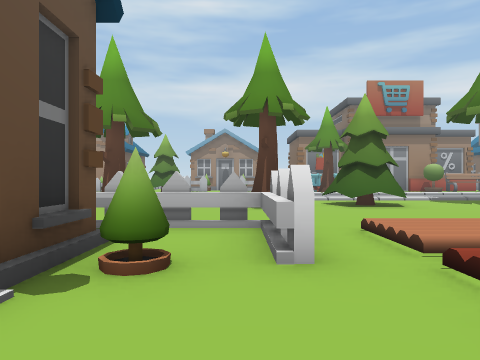
view 1 (above)

24 first-person views from a walk through a scene from a Unity 3-D project. The camera is 1.4 m above the floor, looks level and sees 70° across. The floor is counted in squares, 2 m on a side. Each view is taken from the middle of a square. On the plan, view 1 faces up. The plan holds only what a view shows up to about 11 squares ahead; the rest is blank. The place goes on beyond the plan.

view 2
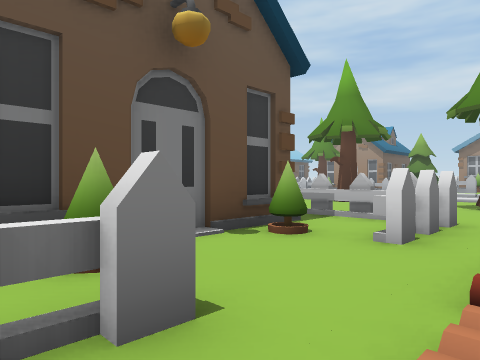

view 3
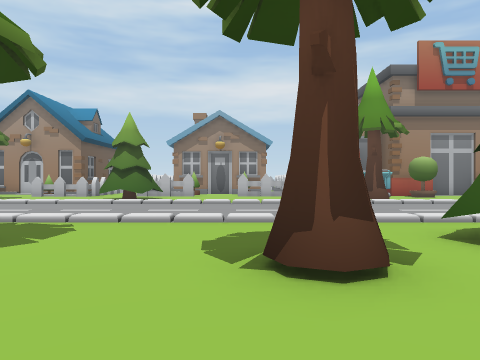

view 4
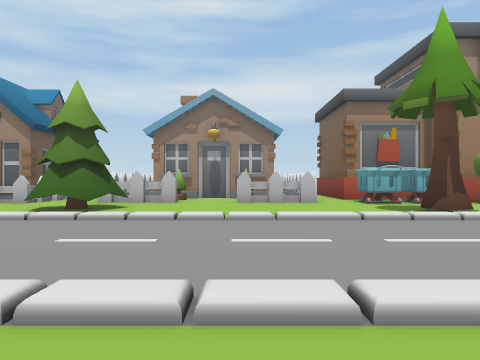

view 5
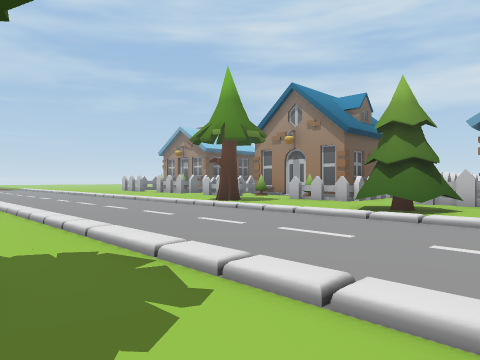

view 6
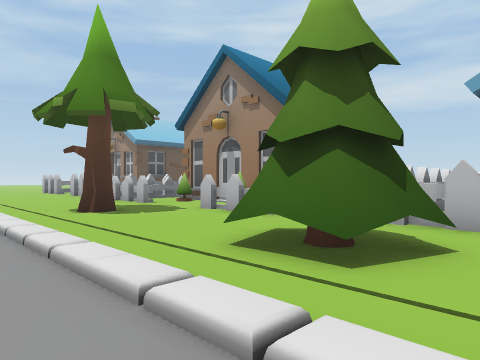

view 7
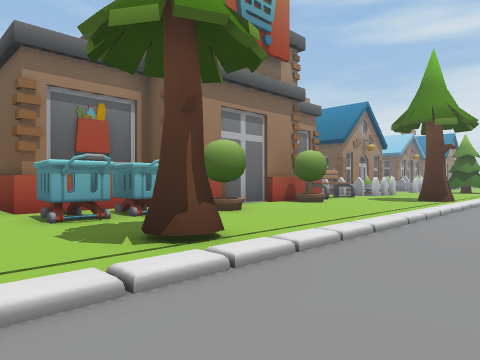

view 8
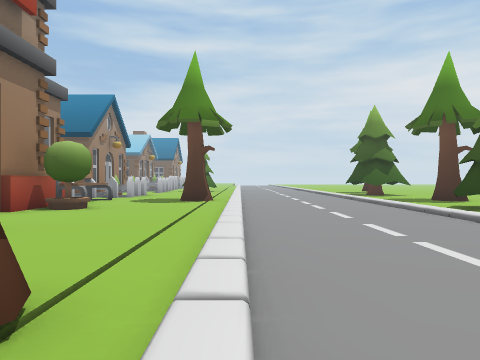

view 9
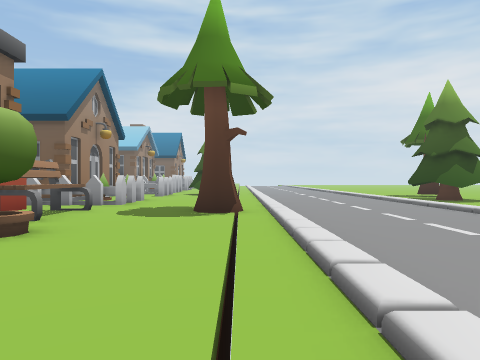

view 10
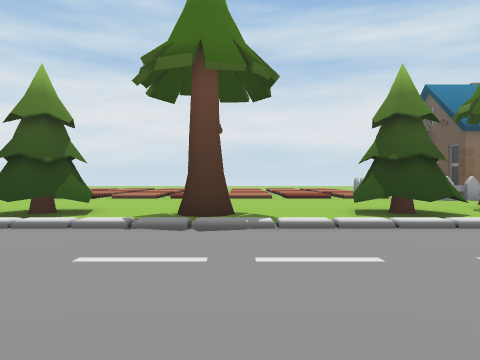

view 11
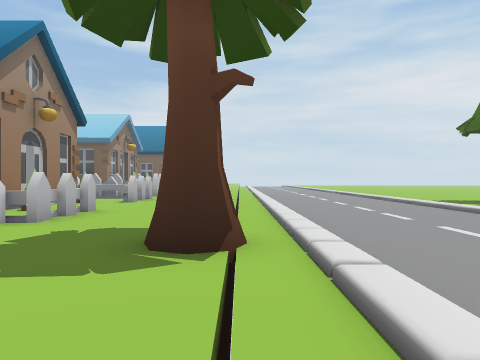

view 12
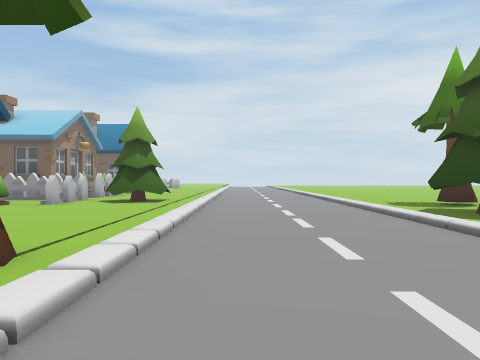

view 13
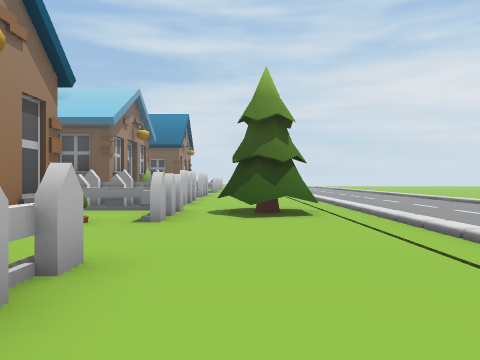

view 14
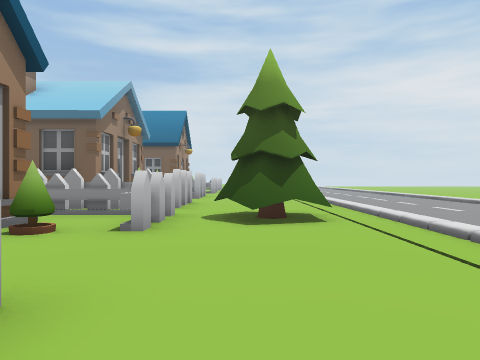

view 15
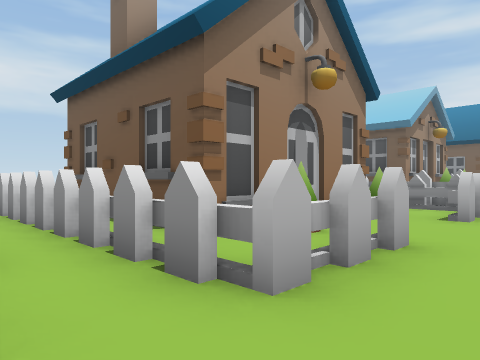

view 16
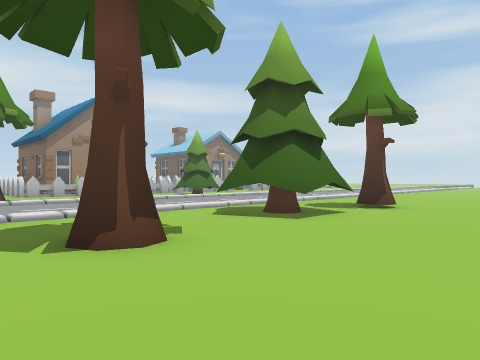

view 17
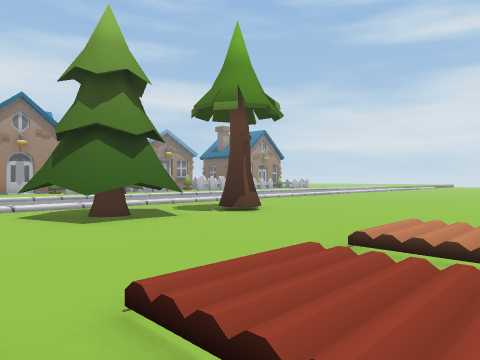

view 18
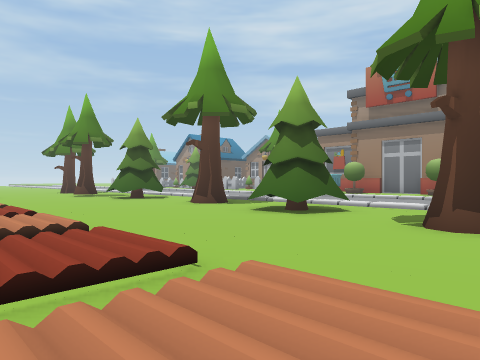

view 19
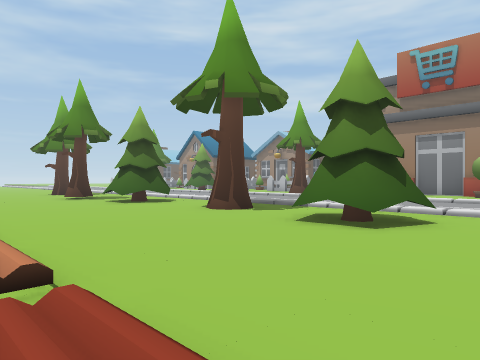

view 20
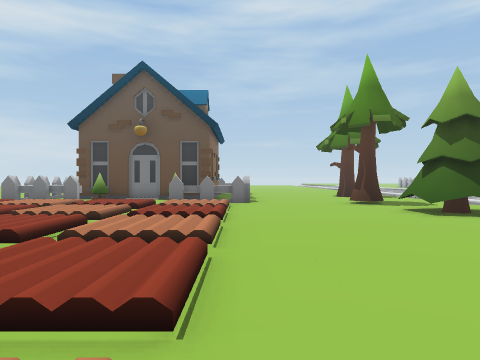

view 21
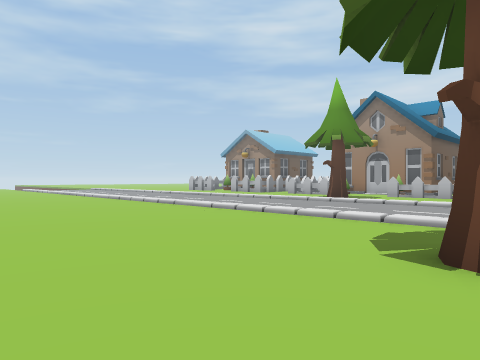

view 22
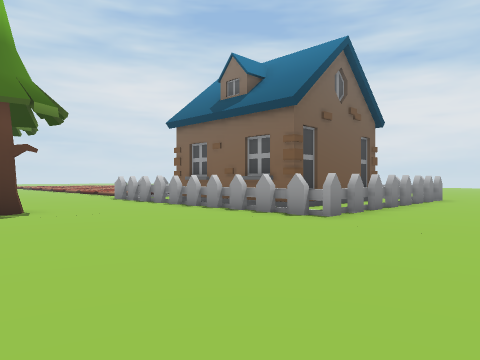

view 23
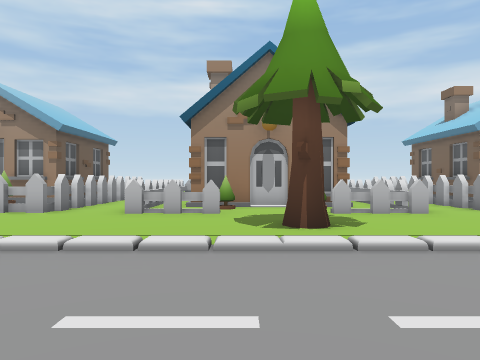

view 24
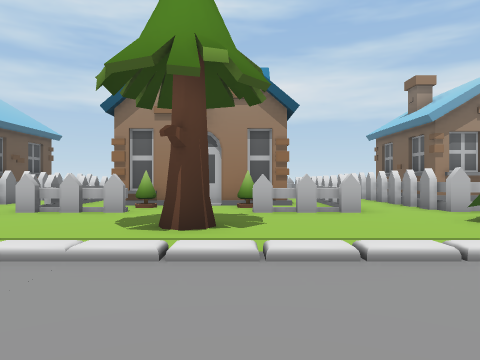

### Floor plan
Key: @ floor where view 1 was taken; # wall or solid block; . main floor; : floor 0.25 m higher than the main floor; / step, stairs or slope; O other object.
Columns run from 16 left of view 1 to 27 right of it. Each row starts with its distance up from view 1.
 28                                   O
 27                                 .O#
 26                                 .O#
 25             O                   .O#       O
 24 O O       O.O#      #           .O#      OO#
 23 O.O.####O.O.O##     #           .O#####.OOO#
 22 O.O..O.O..O.O      .########  ##.O.O..O.OO
 21 O.O.....  O.OOO.OOO.OOO##..##OOO.O......OOOO
 20 ..OOO...OO..........OOOOO..O.....OOO..OOO...
 19 ...........OOO.........................OO...
 18  .....O....OOO.......O.........O.......OO...
 17  ...................OO.........O............
 16   //////////////////////////////////////////
 15    .........................................
 14    .........................................
 13    .........................................
 12    /////////////////////////////////////  //
 11    ................................#....
 10   ..........OO.....OO...O.OOO.....###....
  9  ............O...O.OO......OO..O..###.O...
  8  ..........................................
  7      .......................................
  6      .......................................
  5      ...OOOOOOOOO...........................
  4      ...OO##### OO:      :/:/ / //    ...
  3      ...OO    #O.O/             /
  2       ..O#    #...:
  1       ..O#    #.../
  0       ..OO    #O@O:
 -1       ..O       OO/
 -2                 O

Positions as (right, up) in squares from view 1, and headings:
1: (0, 0), facing up
2: (2, -1), facing up-left
3: (0, 6), facing up
4: (0, 10), facing up
5: (-1, 10), facing up-left
6: (-2, 15), facing up-left
7: (2, 14), facing up-right
8: (3, 16), facing right
9: (7, 17), facing right
10: (7, 17), facing down
11: (11, 17), facing right
12: (12, 15), facing right
13: (16, 19), facing right
14: (17, 19), facing right
15: (15, 19), facing up-right
16: (13, 5), facing up-right
17: (16, 3), facing up-right
18: (16, 3), facing up-left
19: (14, 4), facing up-left
20: (11, 5), facing left
21: (-3, 6), facing up-left
22: (-12, 11), facing down-right
23: (-11, 12), facing up
24: (-9, 13), facing up
